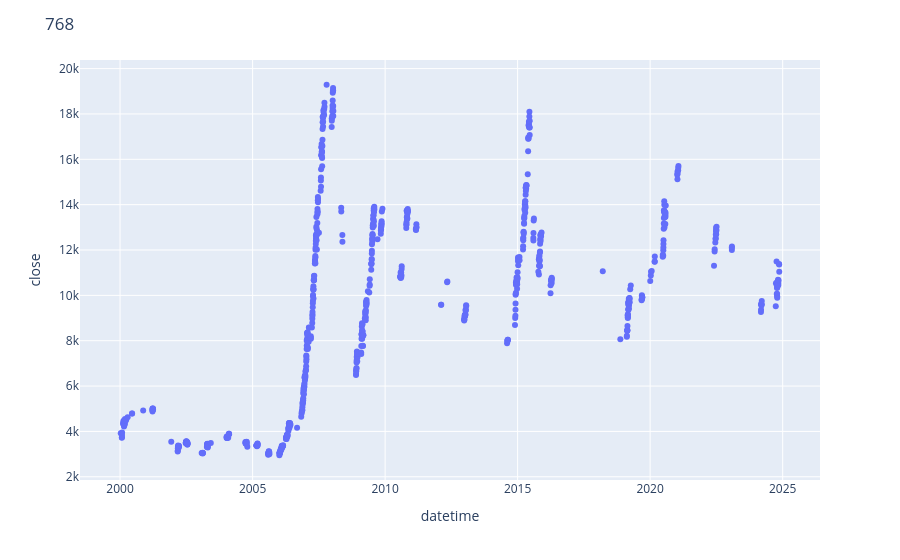

Notebook code cell kept with this figure:
### Code cell
dfz = pd.read_sql('399001',engI)
pctz = pct(dfz,21,0.1)
fig = px.scatter(pctz,y='close',hover_name=pctz.index)
fig.update_layout(title=str(pctz.shape[0]))
fig.show()

### Figure 1 — Plotly figure (JSON) as saved in the notebook; plotly's stock layout.template omitted (floating-point values rounded to 4 significant figures; data arrays with more than 128 entries replaced by an {"elided": "..."} marker saying what was removed)
{"data": [{"hovertemplate": "<b>%{hovertext}</b><br><br>datetime=%{x}<br>close=%{y}<extra></extra>", "hovertext": {"elided": "768 str values"}, "legendgroup": "", "marker": {"color": "#636efa", "symbol": "circle"}, "mode": "markers", "name": "", "orientation": "v", "showlegend": false, "type": "scatter", "x": {"elided": "768 str values"}, "xaxis": "x", "y": {"elided": "768 float values"}, "yaxis": "y"}], "layout": {"legend": {"tracegroupgap": 0}, "margin": {"t": 60}, "title": {"text": "768"}, "xaxis": {"anchor": "y", "domain": [0, 1], "title": {"text": "datetime"}}, "yaxis": {"anchor": "x", "domain": [0, 1], "title": {"text": "close"}}}}
